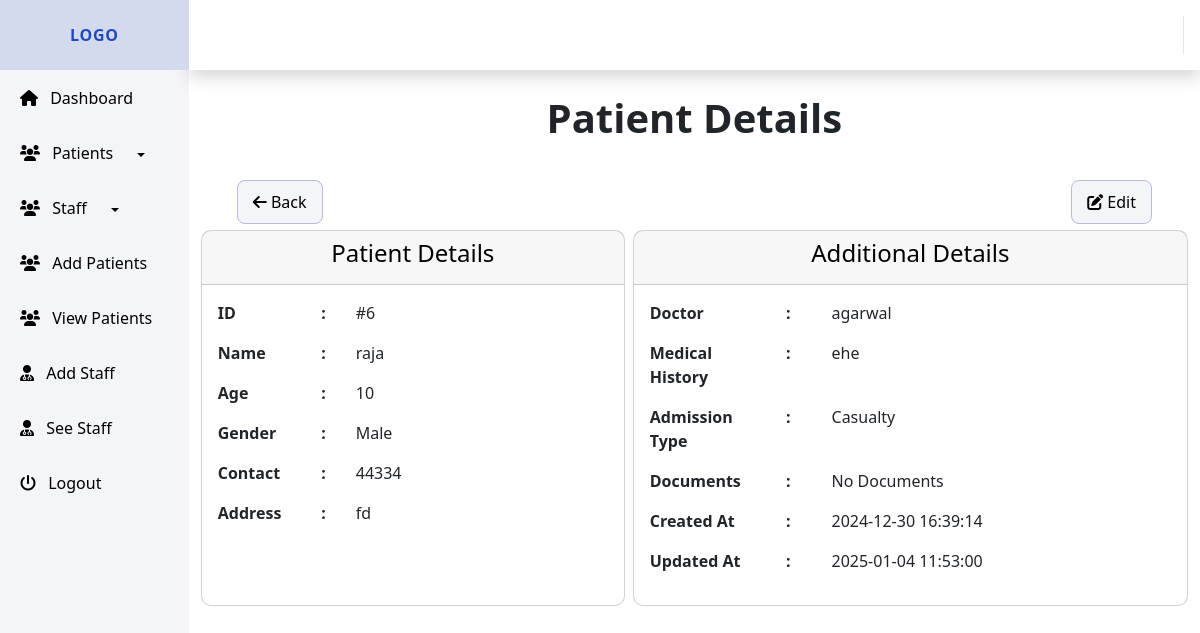
The app's page /modules/patients/views/view_patient.php?id=6 with its own data.
### tables this page shows
CREATE TABLE `patients_opd` (
  `id` int(11) NOT NULL,
  `name` varchar(100) NOT NULL,
  `age` int(11) NOT NULL,
  `gender` enum('Male','Female','Other') NOT NULL,
  `doctor` varchar(255) DEFAULT NULL,
  `contact` varchar(15) NOT NULL,
  `address` text NOT NULL,
  `admission_type` enum('Casualty','OPD') NOT NULL,
  `admission_date` datetime DEFAULT current_timestamp(),
  `medical_history` text DEFAULT NULL,
  `documents` text DEFAULT NULL,
  `created_at` datetime DEFAULT current_timestamp(),
  `updated_at` datetime DEFAULT current_timestamp() ON UPDATE current_timestamp()
);

### modules/patients/views/view_patient.php (the view, shortened to what this page needs)
<div id="wrapper">
    <?php
    include "../../../includes/sidebar.php";
    include "../../../includes/header.php";
    include "../../../config/db.php";
    if (isset($_GET['id']) && !empty($_GET['id'])) {
        $patient_id = filter_var($_GET['id'], FILTER_VALIDATE_INT);
        if ($patient_id) {
            $stmt = $pdo->prepare("SELECT * FROM patients_opd WHERE id = :id");
            $stmt->execute([':id' => $patient_id]);
            $patient = $stmt->fetch(PDO::FETCH_ASSOC);
            if ($patient) {
    ?>
                <div id="content-wrapper" class="d-flex flex-column bg-white">
                    <div id="content">
                        <h1 class="text-center mb-5"><strong>Patient Details</strong></h1>
                        <div class="d-flex justify-content-between px-5 mb-3">
                            <div>
                                <a href="javascript:history.back()" class=" viwe_btns viwe_btns_back mt-3"><i class="fa-solid fa-arrow-left"></i> Back</a>
                            </div>
                            <div>
                                <a href="edit_patient.php?id=<?php echo $patient['id']; ?>" class=" viwe_btns viwe_btns_edit mt-3"><i class="fa-solid fa-pen-to-square"></i> Edit</a>
                            </div>
                        </div>
                        <div class="container-fluid">
                            <div class="d-flex justify-content-between">
                                <div class="card flex-grow-1 me-2" style="border-radius: 10px;">
                                    <div class="card-header text-black   text-center"><h4>Patient Details</h4> </div>
                                    <div class="card-body">
                                        <div class="row mb-3">
                                            <div class="col-sm-3 font-weight-bold">ID</div>
                                            <div class="col-sm-1 font-weight-bold"> :  </div>
                                            <div class="col-sm-8">#<?php echo htmlspecialchars($patient['id']); ?></div>
                                        </div>
                                        <div class="row mb-3">
                                            <div class="col-sm-3 font-weight-bold">Name</div>
                                            <div class="col-sm-1 font-weight-bold"> :  </div>
                                            <div class="col-sm-8"> <?php echo htmlspecialchars($patient['name']); ?></div>
                                        </div>
                                        <div class="row mb-3">
                                            <div class="col-sm-3 font-weight-bold">Age</div>
                                            <div class="col-sm-1 font-weight-bold"> :  </div>
                                            <div class="col-sm-8"> <?php echo htmlspecialchars($patient['age']); ?></div>
                                        </div>
                                        <div class="row mb-3">
                                            <div class="col-sm-3 font-weight-bold">Gender</div>
                                            <div class="col-sm-1 font-weight-bold"> :  </div>
                                            <div class="col-sm-8"> <?php echo htmlspecialchars($patient['gender']); ?></div>
                                        </div>
                                        <div class="row mb-3">
                                            <div class="col-sm-3 font-weight-bold">Contact</div>
                                            <div class="col-sm-1 font-weight-bold"> :  </div>
                                            <div class="col-sm-8"> <?php echo htmlspecialchars($patient['contact']); ?></div>
                                        </div>
                                        <div class="row mb-3">
                                            <div class="col-sm-3 font-weight-bold">Address</div>
                                            <div class="col-sm-1 font-weight-bold"> :  </div>
                                            <div class="col-sm-8"> <?php echo htmlspecialchars($patient['address']); ?></div>
                                        </div>
                                    </div>
                                </div>
                                <div class="card flex-grow-1" style="border-radius: 10px;">
                                    <div class="card-header text-black  text-center"><h4>Additional Details</h4></div>
                                    <div class="card-body">
                                        <div class="row mb-3">
                                            <div class="col-sm-3 font-weight-bold">Doctor</div>
                                            <div class="col-sm-1 font-weight-bold"> :  </div>
                                            <div class="col-sm-8"><?php echo htmlspecialchars($patient['doctor']); ?></div>
                                        </div>
                                        <div class="row mb-3">
                                            <div class="col-sm-3 font-weight-bold">Medical History</div>
                                            <div class="col-sm-1 font-weight-bold"> :  </div>
                                            <div class="col-sm-8"><?php echo htmlspecialchars($patient['medical_history']); ?></div>
                                        </div>
                                        <div class="row mb-3">
                                            <div class="col-sm-3 font-weight-bold">Admission Type</div>
                                            <div class="col-sm-1 font-weight-bold"> :  </div>
                                            <div class="col-sm-8"><?php echo htmlspecialchars($patient['admission_type']); ?></div>
                                        </div>
                                        <div class="row mb-3">
                                            <div class="col-sm-3 font-weight-bold">Documents</div>
                                            <div class="col-sm-1 font-weight-bold"> :  </div>
                                            <div class="col-sm-8">
                                                <?php
                                                if (!empty($patient['documents'])) {
                                                    $documents = explode(',', $patient['documents']);
                                                    foreach ($documents as $document) {
                                                        echo "<a href='" . htmlspecialchars($document) . "' download>Download Document</a><br>";
                                                    }
                                                } else {
                                                    echo "No Documents";
                                                }
                                                ?>
                                            </div>
                                        </div>
                                        <div class="row mb-3">
                                            <div class="col-sm-3 font-weight-bold">Created At </div>
                                            <div class="col-sm-1 font-weight-bold"> :  </div>
                                            <div class="col-sm-8"><?php echo htmlspecialchars($patient['created_at']); ?></div>
                                        </div>
                                        <div class="row mb-3">
                                            <div class="col-sm-3 font-weight-bold">Updated At </div>
                                            <div class="col-sm-1 font-weight-bold"> :  </div>
                                            <div class="col-sm-8"> <?php echo htmlspecialchars($patient['updated_at']); ?></div>
                                        </div>
                                    </div>
                                </div>
                            </div>
                        </div>
                    </div>
                </div>
</div>
<?php
            } else {
                echo "<div class='alert alert-danger text-center'>Patient not found.</div>";
            }
        } else {
            echo "<div class='alert alert-danger text-center'>Invalid Patient ID.</div>";
        }
    } else {
        echo "<div class='alert alert-danger text-center'>Patient ID is required.</div>";
    }
?>
</div>

### assets/css/style.css (style rules this page uses)
.card-header { background-color:#F4F5F9; }
.viwe_btns { background-color:#F4F5F9; border: #b8bbde 1px solid; padding:10px 15px; border-radius: 8px; color: black; text-decoration: none; }

### records on screen
patients_opd: id "6", name "raja", age "10", gender "Male", contact "44334", address "fd", doctor "agarwal", medical_history "ehe", admission_type "Casualty", created_at "2024-12-30 16:39:14", updated_at "2025-01-04 11:53:00"
